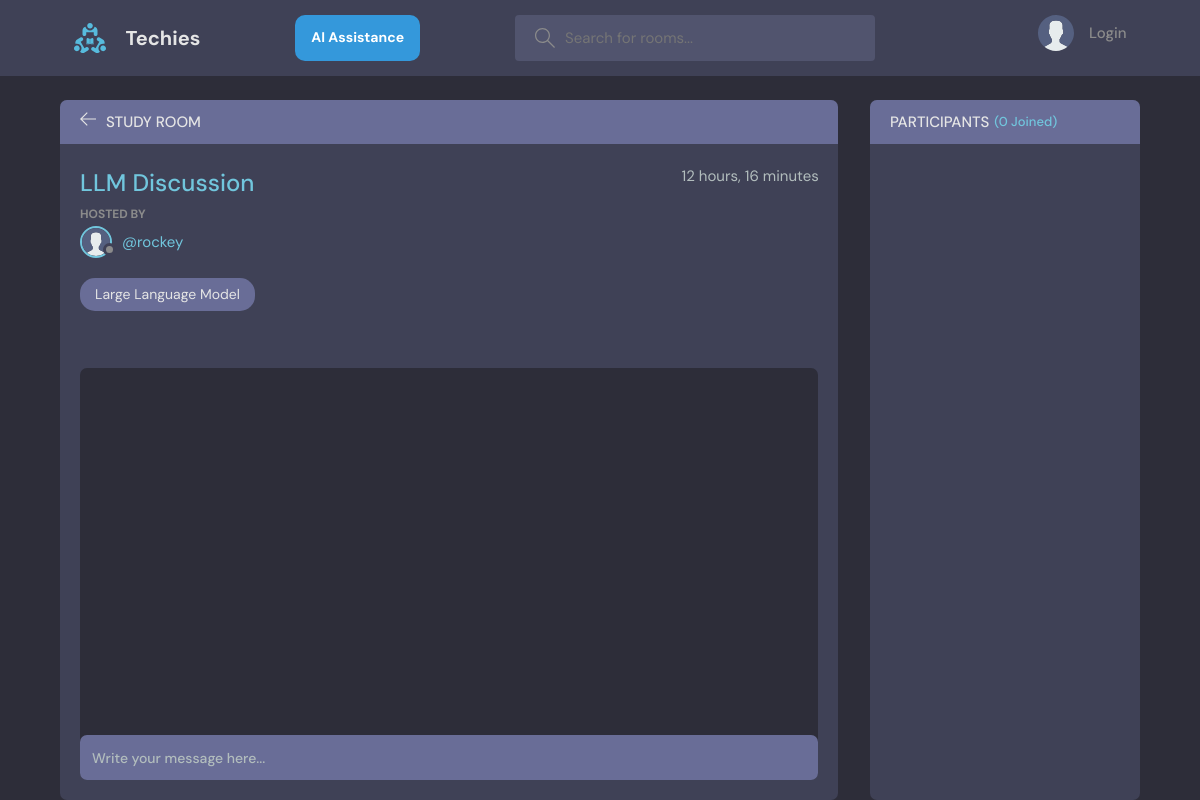
Before: /room/7/ with the older database file.
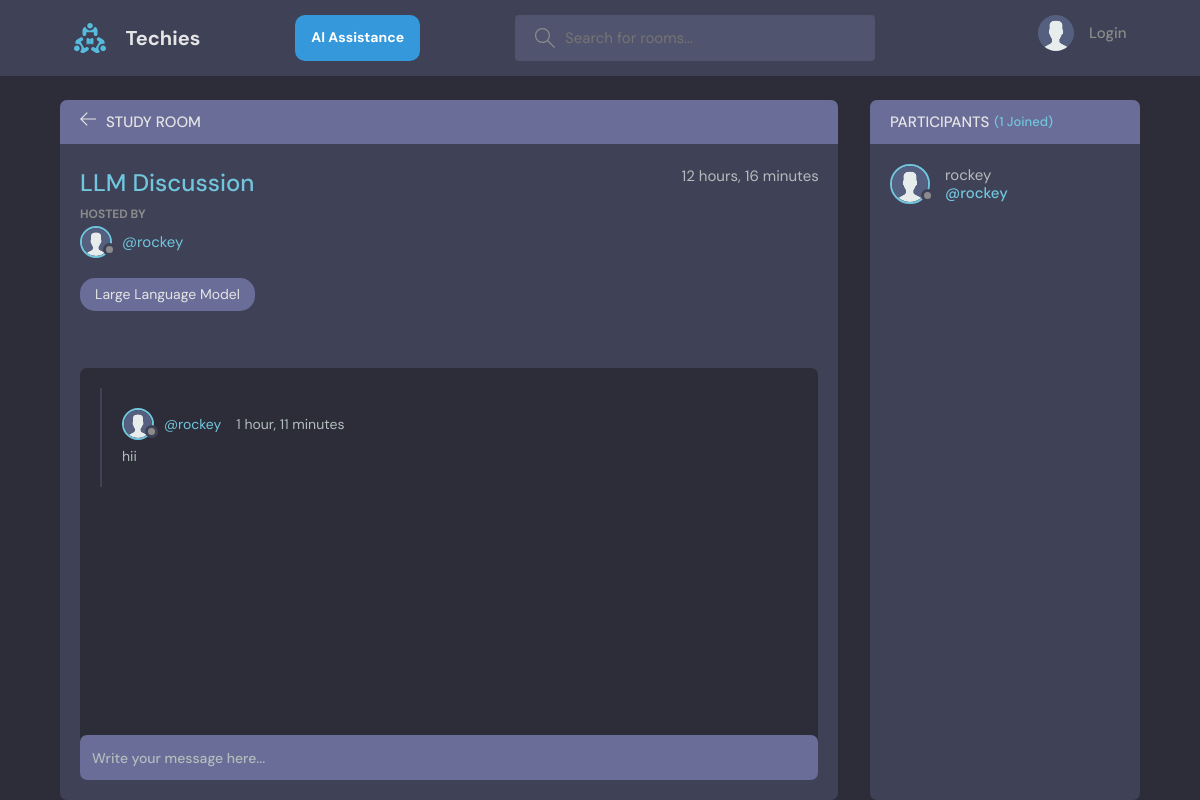
After: the same page with the newer database file.
### base/models.py (models this page shows, shortened)
class Message(models.Model):
    user = models.ForeignKey(User, on_delete=models.CASCADE)
    room = models.ForeignKey(Room, on_delete=models.CASCADE)
    body = models.TextField()
    updated = models.DateTimeField(auto_now=True)
    created = models.DateTimeField(auto_now_add=True)
    class Meta:
        ordering = ['-updated', '-created']

class User(AbstractUser):
    name = models.CharField(max_length=200, null=True)
    email = models.EmailField(unique=True, null=True)
    bio = models.TextField(null=True)
    avatar =models.ImageField(null=True, default="avatar.svg")
    USERNAME_FIELD = 'email'
    REQUIRED_FIELDS = []

### base/views.py (the view, shortened to what this page needs)
# urls.py: path('room/<str:pk>/', views.room, name='room'),
def room(request, pk):
    room = Room.objects.get(id=pk)
    roomMessages = room.message_set.all()
    participants = room.participants.all()
    context = {'room': room, 'roomMessages': roomMessages, "participants": participants}
    return render(request, 'base/room.html', context)

### base/models.py (called while the page is built)
    def __str__(self):
        return self.name

### base/templates/base/room.html (shortened to what this page needs)
{% extends 'main.html' %}
{% block content %}
    <main class="profile-page layout layout--2">
      <div class="container">
        <div class="room">
          <div class="room__top">
            <div class="room__topLeft">
              <a href="{% url 'home' %}">
                <svg version="1.1" xmlns="http://www.w3.org/2000/svg" width="32" height="32" viewBox="0 0 32 32">
                  <title>arrow-left</title>
                  <path
                    d="M13.723 2.286l-13.723 13.714 13.719 13.714 1.616-1.611-10.96-10.96h27.625v-2.286h-27.625l10.965-10.965-1.616-1.607z"
                  ></path>
                </svg>
              </a>
              <h3>Study Room</h3>
            </div>
          </div>
          <div class="room__box scroll">
            <div class="room__header scroll">
              <div class="room__info">
                <h3>{{room.name}}</h3>
                <span>{{room.created|timesince}}</span>
              </div>
              <div class="room__hosted">
                <p>Hosted By</p>
                <a href="{% url 'user-profile' room.host.id %}" class="room__author">
                  <div class="avatar avatar--small">
                    <img src="{{room.host.avatar.url}}" />
                  </div>
                  <span>@{{room.host.username}}</span>
                </a>
              </div>
              <span class="room__topics">{{room.topic}}</span>
            </div>
            <div class="room__conversation">
              <div class="threads scroll">
                {% for message in roomMessages %}
                <div class="thread">
                  <div class="thread__top">
                    <div class="thread__author">
                      <a href="{% url 'user-profile' message.user.id %}" class="thread__authorInfo">
                        <div class="avatar avatar--small">
                          <img src="{{message.user.avatar.url}}" />
                        </div>
                        <span>@{{message.user.username}}</span>
                      </a>
                      <span class="thread__date">{{message.created|timesince}}</span>
                    </div>
                  </div>
                  <div class="thread__details">
                    {{message.body}}
                  </div>
                </div>
                {% endfor %}
              </div>
            </div>
          </div>
          <div class="room__message">
            <form action="" method="POST">
              <input name="body" placeholder="Write your message here..." />
            </form>
          </div>
        </div>
        <div class="participants">
          <h3 class="participants__top">Participants <span>({{participants.count}} Joined)</span></h3>
          <div class="participants__list scroll">
            {% for user in participants %}
            <a href="{% url 'user-profile' user.id %}" class="participant">
              <div class="avatar avatar--medium">
                <img src="{{user.avatar.url}}" />
              </div>
              <p>
                {{user.username}}
                <span>@{{user.username}}</span>
              </p>
            </a>
            {% endfor %}
          </div>
        </div>
      </div>
    </main>
    {% endblock content %}

Changed rows visible on the page:
added Message: user.avatar (placeholder picture), user.username "rockey", created "1 hour, 11 minutes", body "hii"
now on this page (row edited): User: avatar (placeholder picture), username "rockey"
Other visible differences:
{{ participants.count }}: "0" → "1"
